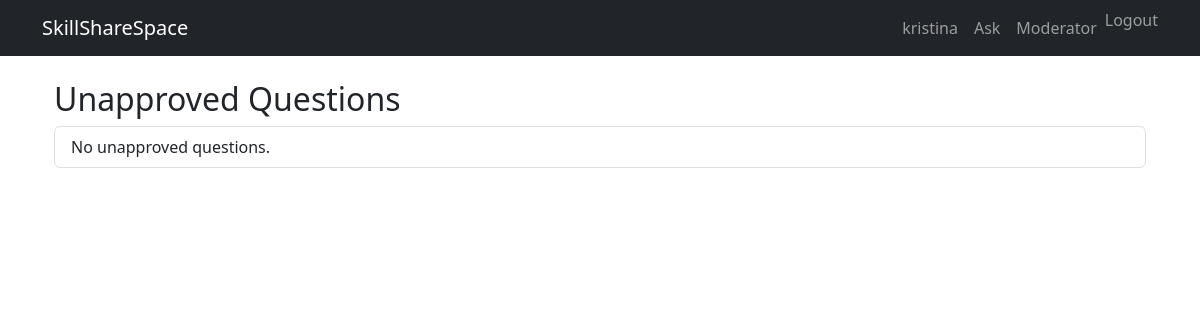
/moderator/unapproved-questions/ (signed in), run on an earlier commit of the app's database.
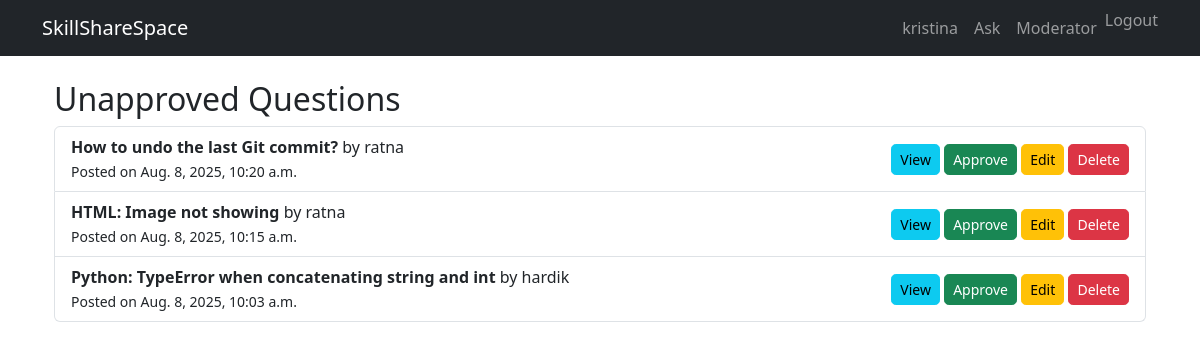
And on a later commit of the database.
### skillsharespace_app/models.py (models this page shows, shortened)
class Question(models.Model):
    title = models.CharField(max_length=255)
    body = models.TextField()
    created_at = models.DateTimeField(default=timezone.now)
    updated_at = models.DateTimeField(auto_now=True)
    author = models.ForeignKey(User, on_delete=models.CASCADE)
    approved = models.BooleanField(default=False)
    views = models.PositiveIntegerField(default=0)

### skillsharespace_app/views.py (the view)
# urls.py: path('moderator/unapproved-questions/', views.UnapprovedQuestionListView.as_view(), name='moderator-unapproved-questions'),
class UnapprovedQuestionListView(LoginRequiredMixin, UserPassesTestMixin, ListView):
    model = Question
    template_name = 'moderator/unapproved_questions.html'
    context_object_name = 'questions'
    def test_func(self):
        return self.request.user.is_staff
    def get_queryset(self):
        return Question.objects.filter(approved=False).order_by('-created_at')

### templates/moderator/unapproved_questions.html
{% extends "qa/base.html" %}
{% block content %}
<div class="container mt-4">
    <h2>Unapproved Questions</h2>
    <ul class="list-group">
        {% for question in questions %}
            <li class="list-group-item d-flex justify-content-between align-items-center">
                <div>
                    <strong>{{ question.title }}</strong> by {{ question.author.username }}
                    <br>
                    <small>Posted on {{ question.created_at }}</small>
                </div>
                <div>
                    <a href="{% url 'question-detail' question.pk %}" class="btn btn-sm btn-info">View</a>
                    <a href="{% url 'approve-question' question.pk %}" class="btn btn-sm btn-success">Approve</a>
                    <a href="{% url 'question-update' question.pk %}" class="btn btn-sm btn-warning">Edit</a>
                    <a href="{% url 'question-delete' question.pk %}" class="btn btn-sm btn-danger">Delete</a>
                </div>
            </li>
        {% empty %}
            <li class="list-group-item">No unapproved questions.</li>
        {% endfor %}
    </ul>
</div>
{% endblock %}

What changed in the data, as far as the page shows it:
added Question: title "How to undo the last Git commit?", author.username "ratna", created_at "Aug. 8, 2025, 10:20 a.m."
added Question: title "HTML: Image not showing", author.username "ratna", created_at "Aug. 8, 2025, 10:15 a.m."
added Question: title "Python: TypeError when concatenating string and int", author.username "hardik", created_at "Aug. 8, 2025, 10:03 a.m."
Also different on the page:
text no longer shown: "No unapproved questions."
